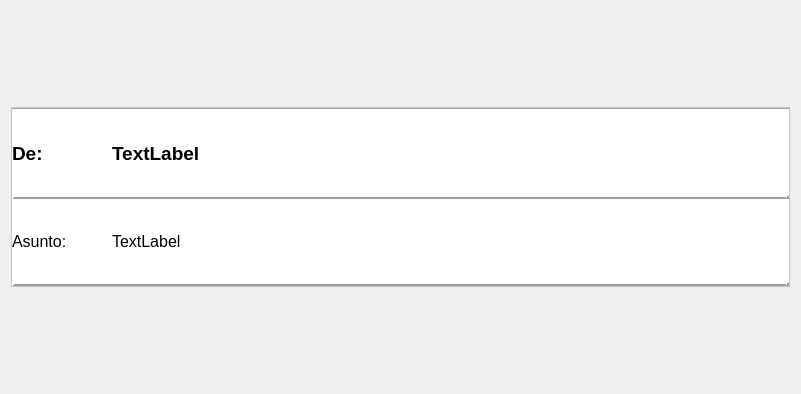
<?xml version="1.0" encoding="UTF-8"?>
<ui version="4.0">
 <class>Form</class>
 <widget class="QWidget" name="Form">
  <property name="geometry">
   <rect>
    <x>0</x>
    <y>0</y>
    <width>801</width>
    <height>394</height>
   </rect>
  </property>
  <property name="windowTitle">
   <string>Form</string>
  </property>
  <layout class="QHBoxLayout" name="horizontalLayout">
   <item>
    <widget class="QFrame" name="frame">
     <property name="minimumSize">
      <size>
       <width>0</width>
       <height>180</height>
      </size>
     </property>
     <property name="maximumSize">
      <size>
       <width>16777215</width>
       <height>180</height>
      </size>
     </property>
     <property name="styleSheet">
      <string notr="true">QFrame#frame{
background-color: rgb(255, 255, 255);
	border-color: rgb(0, 0, 0);
}
QFrame#frame::hover{
background-color: rgb(240, 241, 241);
border-color: rgb(0, 0, 0);
}
QLabel{
background-color: transparent;
}</string>
     </property>
     <property name="frameShape">
      <enum>QFrame::StyledPanel</enum>
     </property>
     <property name="frameShadow">
      <enum>QFrame::Raised</enum>
     </property>
     <layout class="QGridLayout" name="gridLayout">
      <property name="leftMargin">
       <number>0</number>
      </property>
      <property name="topMargin">
       <number>0</number>
      </property>
      <property name="rightMargin">
       <number>0</number>
      </property>
      <property name="bottomMargin">
       <number>0</number>
      </property>
      <property name="spacing">
       <number>0</number>
      </property>
      <item row="2" column="0" colspan="2">
       <widget class="Line" name="line">
        <property name="frameShadow">
         <enum>QFrame::Raised</enum>
        </property>
        <property name="lineWidth">
         <number>3</number>
        </property>
        <property name="orientation">
         <enum>Qt::Horizontal</enum>
        </property>
       </widget>
      </item>
      <item row="1" column="0">
       <widget class="QLabel" name="label">
        <property name="maximumSize">
         <size>
          <width>35</width>
          <height>16777215</height>
         </size>
        </property>
        <property name="sizeIncrement">
         <size>
          <width>30</width>
          <height>0</height>
         </size>
        </property>
        <property name="font">
         <font>
          <pointsize>14</pointsize>
          <weight>75</weight>
          <bold>true</bold>
         </font>
        </property>
        <property name="text">
         <string>De:</string>
        </property>
       </widget>
      </item>
      <item row="1" column="1">
       <widget class="QLabel" name="de_label">
        <property name="font">
         <font>
          <pointsize>14</pointsize>
          <weight>75</weight>
          <bold>true</bold>
         </font>
        </property>
        <property name="text">
         <string>TextLabel</string>
        </property>
       </widget>
      </item>
      <item row="3" column="0">
       <widget class="QLabel" name="label_2">
        <property name="minimumSize">
         <size>
          <width>100</width>
          <height>0</height>
         </size>
        </property>
        <property name="font">
         <font>
          <family>Arial</family>
          <pointsize>12</pointsize>
         </font>
        </property>
        <property name="text">
         <string>Asunto:</string>
        </property>
       </widget>
      </item>
      <item row="3" column="1">
       <widget class="QLabel" name="asunto_label">
        <property name="font">
         <font>
          <family>Arial</family>
          <pointsize>12</pointsize>
         </font>
        </property>
        <property name="styleSheet">
         <string notr="true"/>
        </property>
        <property name="text">
         <string>TextLabel</string>
        </property>
       </widget>
      </item>
      <item row="4" column="0" colspan="2">
       <widget class="Line" name="line_2">
        <property name="frameShadow">
         <enum>QFrame::Raised</enum>
        </property>
        <property name="lineWidth">
         <number>3</number>
        </property>
        <property name="orientation">
         <enum>Qt::Horizontal</enum>
        </property>
       </widget>
      </item>
      <item row="0" column="0" colspan="2">
       <widget class="Line" name="line_3">
        <property name="frameShadow">
         <enum>QFrame::Sunken</enum>
        </property>
        <property name="lineWidth">
         <number>1</number>
        </property>
        <property name="orientation">
         <enum>Qt::Horizontal</enum>
        </property>
       </widget>
      </item>
     </layout>
    </widget>
   </item>
  </layout>
 </widget>
 <resources/>
 <connections/>
</ui>
